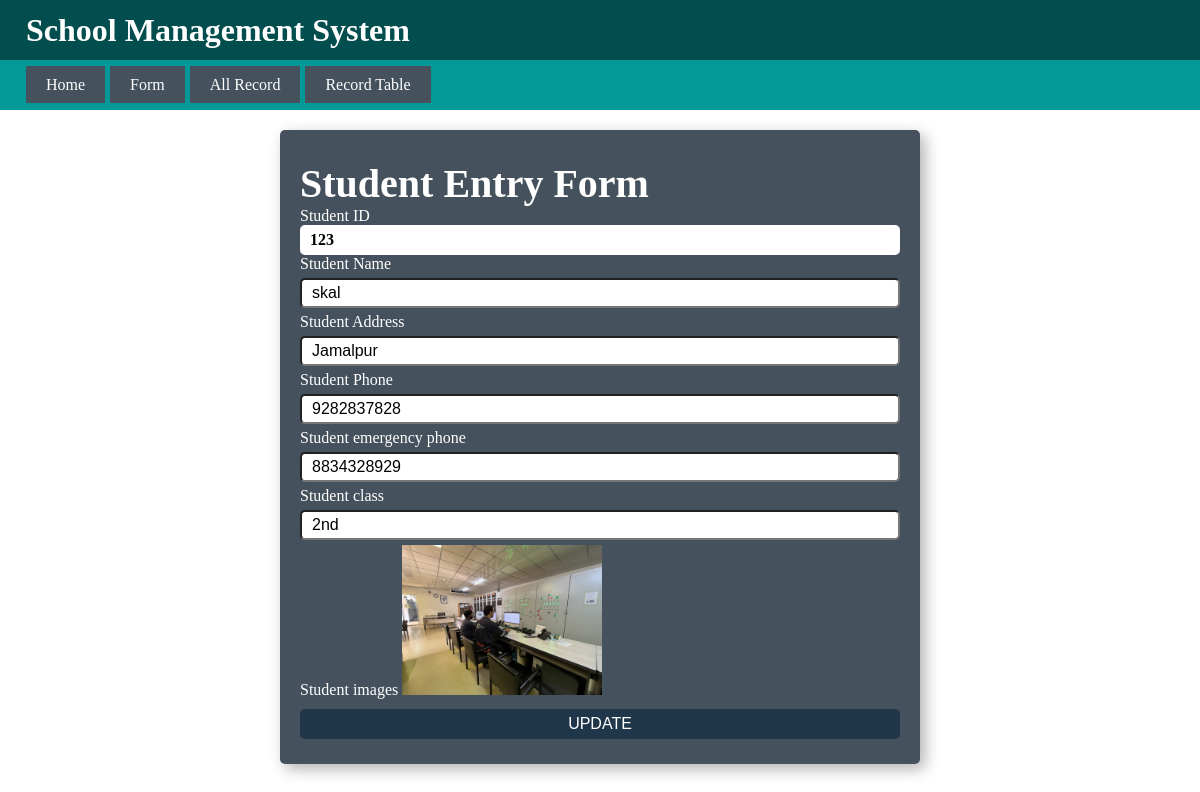
The app's page /userinfoedit/123/, older data.
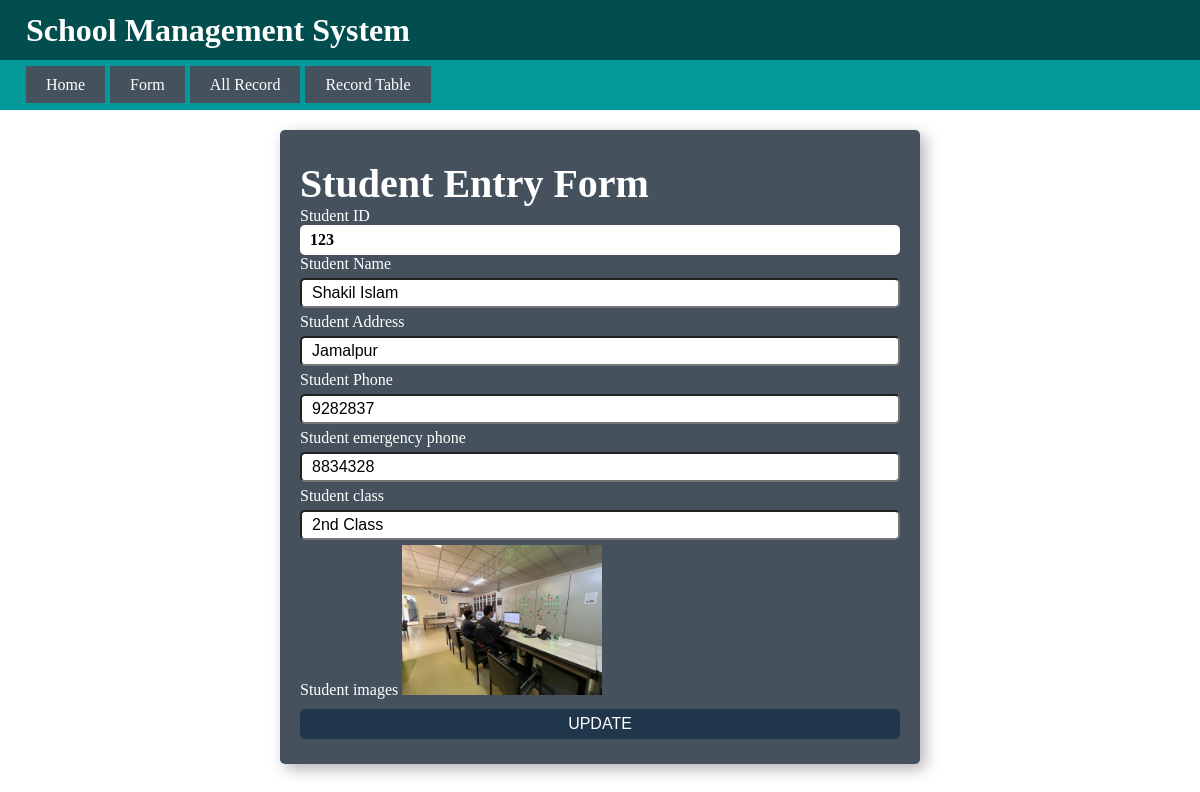
The same page, newer data.
### form/models.py (models this page shows)
class studeninfo(models.Model):
    stu_id          = models.IntegerField(unique=True)
    stu_name        = models.CharField(max_length=100)
    stu_dob         = models.DateField(max_length=15)
    stu_address     = models.CharField(max_length=200)
    stu_phone       = models.CharField(max_length=20)
    stu_em_phone    = models.CharField(max_length=20)
    stu_class       = models.CharField(max_length=20)
    stu_img         = models.ImageField(null=True, blank=True, upload_to='images/')

### form/views.py (the view)
# urls.py: path('userinfoedit/<int:stdid>/', views.userinfoedit, name='userinfoedit'),
def userinfoedit(request, stdid):
    usr = studeninfo.objects.get(stu_id=stdid)
    return render(request, 'editform.html', {'usr': usr})

### templates/editform.html (shortened to what this page needs)
{% extends 'base.html' %} {% load static %} {% block title %}Entry Form{% endblock title %} {% block templates %}
<div class="container">
  <div class="entry-form">
    <form action="{% url 'update' stdid=usr.stu_id %}" method="POST" enctype="multipart/form-data">
      <h1>Student entry form</h1>
      {% if usr %}
      <div class="input-section">
        <label for="stid">Student ID</label>
        <h3>{{ usr.stu_id }}</h3>
      </div>
      <div class="input-section">
        <label for="">Student Name</label>
        <input type="text" name="stdName" id="" required placeholder="Student Name" value="{{ usr.stu_name }}" />
      </div>
      <div class="input-section">
        <label for="">Student Address</label>
        <input type="text" name="stdAdd" id="" placeholder="Student Address" value="{{ usr.stu_address }}" />
      </div>
      <div class="input-section">
        <label for="">Student Phone</label>
        <input type="text" name="stdPhone" id="" required placeholder="Student Phone" value="{{ usr.stu_phone }}" />
      </div>
      <div class="input-section">
        <label for="">Student emergency phone</label>
        <input
          type="text"
          name="stdEmPhone"
          id=""
          placeholder="Student emergency phone"
          value="{{ usr.stu_em_phone }}"
        />
      </div>
      <div class="input-section">
        <label for="">Student class</label>
        <input type="text" name="stdClass" id="" placeholder="Student class" value="{{ usr.stu_class }}" />
      </div>
      <div class="input-section">
        <label for="">Student images</label>
        <img style="width: 200px" src="{{ usr.stu_img.url }}" alt="" />
      </div>
      {% endif %}
      <div class="input-section">
        <input type="submit" name="submit" id="" value="Update" />
      </div>
    </form>
  </div>
</div>
{% endblock templates %}

Row changes from the older to the newer data that the page shows:
changed studeninfo "Jamalpur": stdName "skal" → "Shakil Islam"; stdPhone "9282837828" → "9282837"; stdEmPhone "8834328929" → "8834328"; stdClass "2nd" → "2nd Class"
